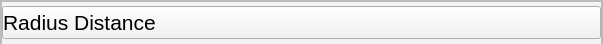
                 <widget class="QFrame" name="RadiusFrame">
                  <property name="minimumSize">
                   <size>
                    <width>603</width>
                    <height>44</height>
                   </size>
                  </property>
                  <property name="maximumSize">
                   <size>
                    <width>603</width>
                    <height>44</height>
                   </size>
                  </property>
                  <property name="styleSheet">
                   <string notr="true">background-color: rgb(243, 243, 243);</string>
                  </property>
                  <property name="frameShape">
                   <enum>QFrame::StyledPanel</enum>
                  </property>
                  <property name="frameShadow">
                   <enum>QFrame::Raised</enum>
                  </property>
                  <layout class="QVBoxLayout" name="verticalLayout_12">
                   <property name="spacing">
                    <number>0</number>
                   </property>
                   <property name="leftMargin">
                    <number>0</number>
                   </property>
                   <property name="topMargin">
                    <number>0</number>
                   </property>
                   <property name="rightMargin">
                    <number>0</number>
                   </property>
                   <property name="bottomMargin">
                    <number>0</number>
                   </property>
                   <item>
                    <widget class="QFrame" name="RadiusTitleFrame">
                     <property name="minimumSize">
                      <size>
                       <width>0</width>
                       <height>44</height>
                      </size>
                     </property>
                     <property name="maximumSize">
                      <size>
                       <width>16777215</width>
                       <height>44</height>
                      </size>
                     </property>
                     <property name="frameShape">
                      <enum>QFrame::StyledPanel</enum>
                     </property>
                     <property name="frameShadow">
                      <enum>QFrame::Raised</enum>
                     </property>
                     <layout class="QVBoxLayout" name="verticalLayout_16">
                      <property name="spacing">
                       <number>0</number>
                      </property>
                      <property name="leftMargin">
                       <number>0</number>
                      </property>
                      <property name="topMargin">
                       <number>0</number>
                      </property>
                      <property name="rightMargin">
                       <number>0</number>
                      </property>
                      <property name="bottomMargin">
                       <number>0</number>
                      </property>
                      <item>
                       <widget class="QPushButton" name="ExpandRadius">
                        <property name="font">
                         <font>
                          <pointsize>16</pointsize>
                         </font>
                        </property>
                        <property name="styleSheet">
                         <string notr="true">text-align: left</string>
                        </property>
                        <property name="text">
                         <string>Radius Distance</string>
                        </property>
                        <property name="icon">
                         <iconset>
                          <normalon>:/Expand/ExpandArrow.png</normalon>
                         </iconset>
                        </property>
                        <property name="iconSize">
                         <size>
                          <width>40</width>
                          <height>40</height>
                         </size>
                        </property>
                       </widget>
                      </item>
                     </layout>
                    </widget>
                   </item>
                   <item>
                    <widget class="QFrame" name="RadiusFunctionFrame">
                     <property name="frameShape">
                      <enum>QFrame::StyledPanel</enum>
                     </property>
                     <property name="frameShadow">
                      <enum>QFrame::Raised</enum>
                     </property>
                     <widget class="QPushButton" name="pushButton_4">
                      <property name="geometry">
                       <rect>
                        <x>240</x>
                        <y>10</y>
                        <width>89</width>
                        <height>25</height>
                       </rect>
                      </property>
                      <property name="text">
                       <string>PushButton</string>
                      </property>
                     </widget>
                    </widget>
                   </item>
                  </layout>
                 </widget>
